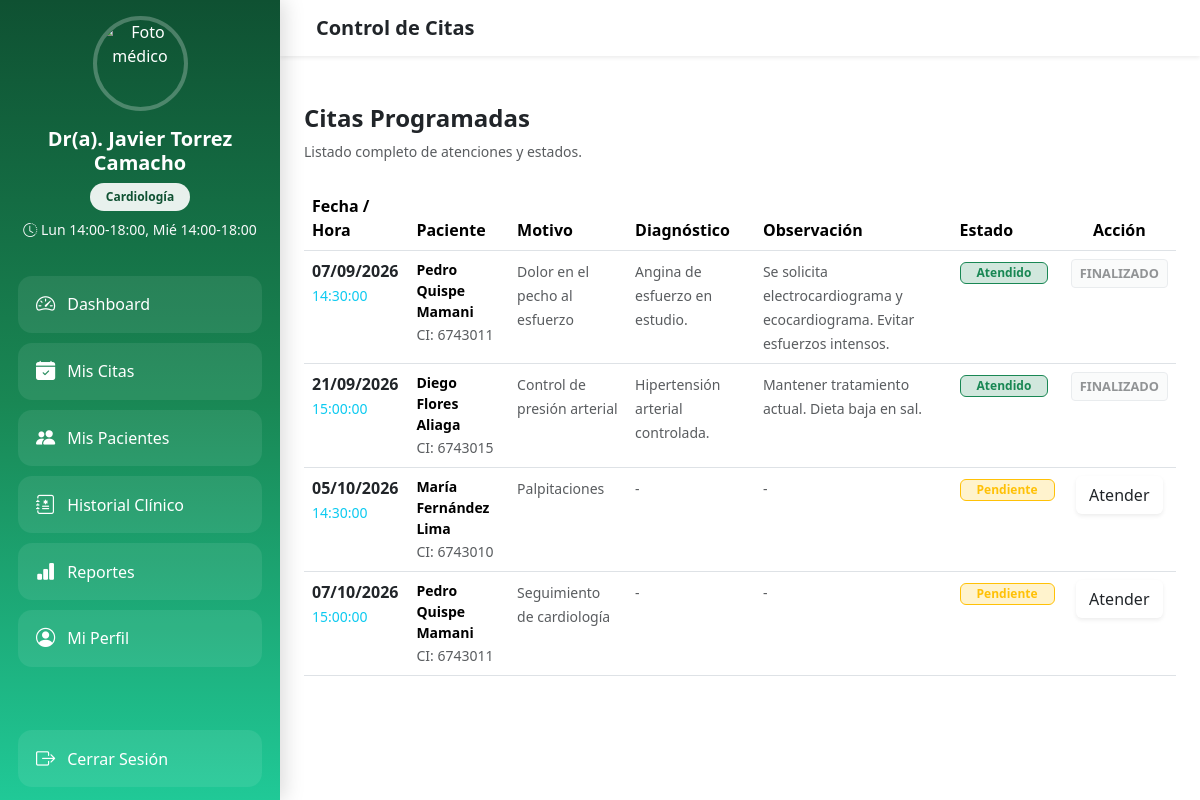
The app's page /index.php?controller=medico&action=citas (signed in), older data.
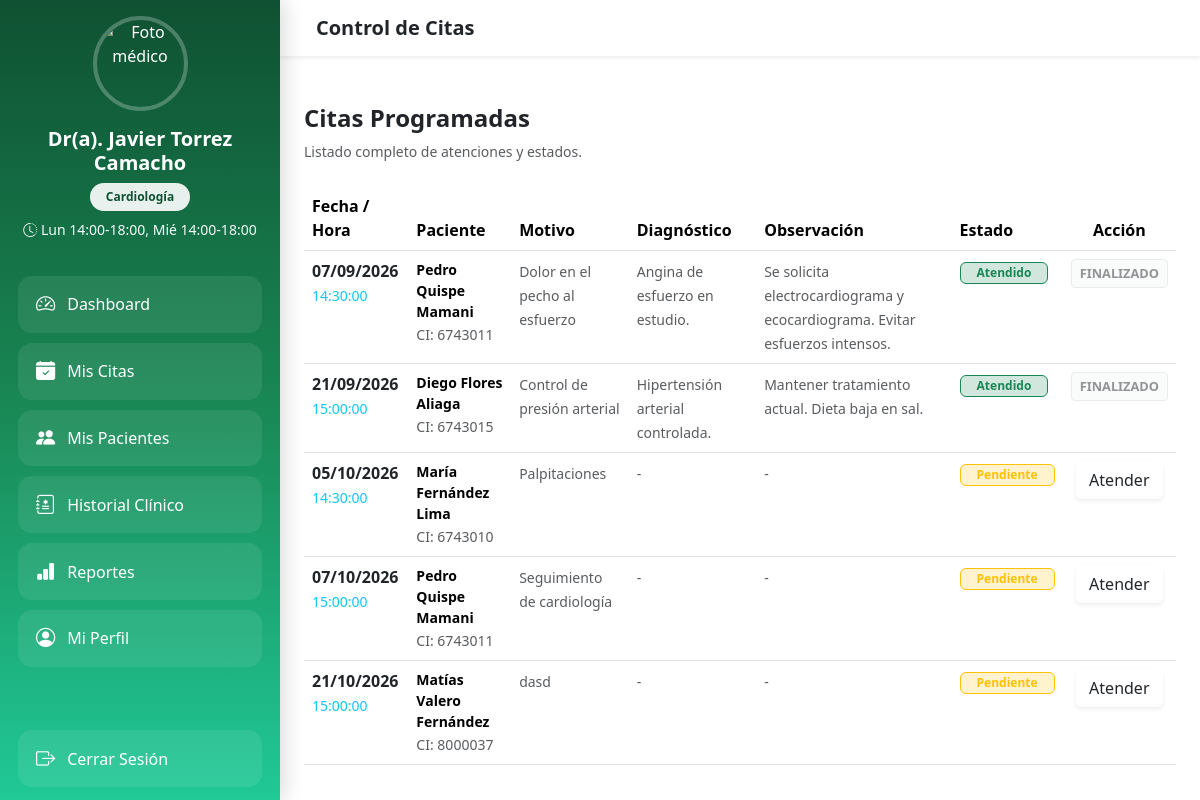
The same page, newer data.
### tables this page shows
CREATE TABLE `cita` (
  `id` int(10) UNSIGNED NOT NULL,
  `paciente_id` int(10) UNSIGNED NOT NULL,
  `medico_id` int(10) UNSIGNED NOT NULL,
  `recepcionista_id` int(10) UNSIGNED DEFAULT NULL,
  `estado_cita_id` tinyint(3) UNSIGNED NOT NULL DEFAULT 1,
  `fecha` date NOT NULL,
  `hora` time NOT NULL,
  `motivo` varchar(255) DEFAULT NULL,
  `creado_en` timestamp NOT NULL DEFAULT current_timestamp()
);

CREATE TABLE `usuario` (
  `id` int(10) UNSIGNED NOT NULL,
  `rol_id` tinyint(3) UNSIGNED NOT NULL,
  `ci` varchar(20) NOT NULL,
  `nombre` varchar(80) NOT NULL,
  `apellido` varchar(80) NOT NULL,
  `correo` varchar(120) DEFAULT NULL,
  `clave` varchar(255) DEFAULT NULL,
  `telefono` varchar(20) DEFAULT NULL,
  `fecha_nac` date DEFAULT NULL,
  `direccion` varchar(200) DEFAULT NULL,
  `foto` varchar(255) DEFAULT NULL,
  `estado` tinyint(1) NOT NULL DEFAULT 1,
  `creado_en` timestamp NOT NULL DEFAULT current_timestamp()
);

CREATE TABLE `historial` (
  `id` int(10) UNSIGNED NOT NULL,
  `cita_id` int(10) UNSIGNED NOT NULL,
  `diagnostico` text DEFAULT NULL,
  `observacion` text DEFAULT NULL,
  `presion_arterial` varchar(20) DEFAULT NULL,
  `peso` decimal(5,2) DEFAULT NULL,
  `talla` decimal(4,2) DEFAULT NULL,
  `creado_en` timestamp NOT NULL DEFAULT current_timestamp()
);

### controllers/MedicoController.php (called while the page is built, shortened)
<?php
require_once __DIR__ . '/../models/CitaModel.php';
require_once __DIR__ . '/../models/MedicoModel.php';
class MedicoController {
    public static function citas() {
        $uid      = $_SESSION['usuario_id'];
        $medico   = MedicoModel::findByUsuarioId($uid);
        $medicoId = $medico['medico_id'];
        $citas    = CitaModel::citasMedico($medicoId);
        require_once __DIR__ . '/../views/medico/citas_doctor.php';
    }
}
?>

### public/index.php (called while the page is built, shortened)
<?php
$action     = $_GET['action']     ?? 'index';
$ctrl = new $controllerClass();
$ctrl->$action();

### models/CitaModel.php (called while the page is built, shortened)
<?php
class CitaModel {
    public static function citasMedico($medicoId) {
        $conexion = conexion::conectar();
        $sql  = "SELECT c.*, ec.nombre AS estado, u.nombre, u.apellido, u.ci, h.diagnostico, h.observacion
                 FROM cita c
                 JOIN usuario u       ON c.paciente_id = u.id
                 JOIN estado_cita ec  ON ec.id = c.estado_cita_id
                 LEFT JOIN historial h ON h.cita_id = c.id
                 WHERE c.medico_id = :medico_id
                 ORDER BY c.fecha ASC, c.hora ASC";
        $stmt = $conexion->prepare($sql);
        $stmt->bindParam(':medico_id', $medicoId);
        $stmt->execute();
        return $stmt->fetchAll(PDO::FETCH_ASSOC);
    }
}
?>

### models/MedicoModel.php (called while the page is built, shortened)
<?php
class MedicoModel {
    public static function findByUsuarioId($usuarioId) {
        $conexion = conexion::conectar();
        $sql  = "SELECT * FROM vw_medico_perfil WHERE id = :usuario_id LIMIT 1";
        $stmt = $conexion->prepare($sql);
        $stmt->bindParam(':usuario_id', $usuarioId);
        $stmt->execute();
        return $stmt->fetch(PDO::FETCH_ASSOC);
    }
}
?>

### views/medico/citas_doctor.php (the view, shortened to what the changed rows need)
<!DOCTYPE html>
<html lang="es">
<head>
    <link href="https://cdn.jsdelivr.net/npm/bootstrap@5.3.3/dist/css/bootstrap.min.css" rel="stylesheet">
    <link rel="stylesheet" href="https://cdn.jsdelivr.net/npm/bootstrap-icons@1.11.3/font/bootstrap-icons.min.css">
    <link rel="stylesheet" href="../assets/css/syles_medico.css">
</head>
<body>
<div class="d-flex">
    <main class="main-content flex-grow-1">
        <div class="p-4">
            <div class="table-card">
                <div class="table-responsive">
                    <table class="table mb-0">
                        <thead>
                            <tr>
                                <th>Fecha / Hora</th>
                                <th>Paciente</th>
                                <th>Motivo</th>
                                <th>Diagnóstico</th>
                                <th>Observación</th>
                                <th>Estado</th>
                                <th class="text-center">Acción</th>
                            </tr>
                        </thead>
                        <tbody>
                            <?php foreach ($citas as $c):
                                $atendido = !empty($c['diagnostico']);
                            ?>
                            <tr>
                                <td>
                                    <div class="fw-bold text-dark"><?= date("d/m/Y", strtotime($c['fecha'])) ?></div>
                                    <small class="text-info fw-medium"><?= $c['hora'] ?></small>
                                </td>
                                <td>
                                    <div class="fw-bold small"><?= htmlspecialchars($c['nombre'].' '.$c['apellido']) ?></div>
                                    <small class="text-muted">CI: <?= $c['ci'] ?></small>
                                </td>
                                <td><span class="small text-muted"><?= htmlspecialchars($c['motivo'] ?: '-') ?></span></td>
                                <td><span class="small text-muted"><?= htmlspecialchars($c['diagnostico'] ?: '-') ?></span></td>
                                <td><span class="small text-muted"><?= htmlspecialchars($c['observacion'] ?: '-') ?></span></td>
                                <td>
                                    <?php if($atendido): ?>
                                        <span class="badge bg-success-subtle text-success border border-success px-3">Atendido</span>
                                    <?php else: ?>
                                        <span class="badge bg-warning-subtle text-warning border border-warning px-3">Pendiente</span>
                                    <?php endif; ?>
                                </td>
                                <td class="text-center">
                                    <?php if(!$atendido): ?>
                                        <a href="index.php?controller=medico&action=atenderCita&id=<?= $c['id'] ?>" class="btn btn-atender shadow-sm">
                                            Atender
                                        </a>
                                    <?php else: ?>
                                        <button class="btn btn-light btn-sm text-muted border fw-bold" style="font-size:0.8rem;" disabled>FINALIZADO</button>
                                    <?php endif; ?>
                                </td>
                            </tr>
                            <?php endforeach; ?>
                        </tbody>
                    </table>
                </div>
            </div>
        </div>
    </main>
</div>
</body>
</html>

Row changes from the older to the newer data that the page shows:
added cita: fecha "21/10/2026", hora "15:00:00", usuario.nombre+apellido "Matías Valero Fernández", usuario.ci "8000037", motivo "dasd", diagnostico "-", observacion "-", shows "Pendiente"
